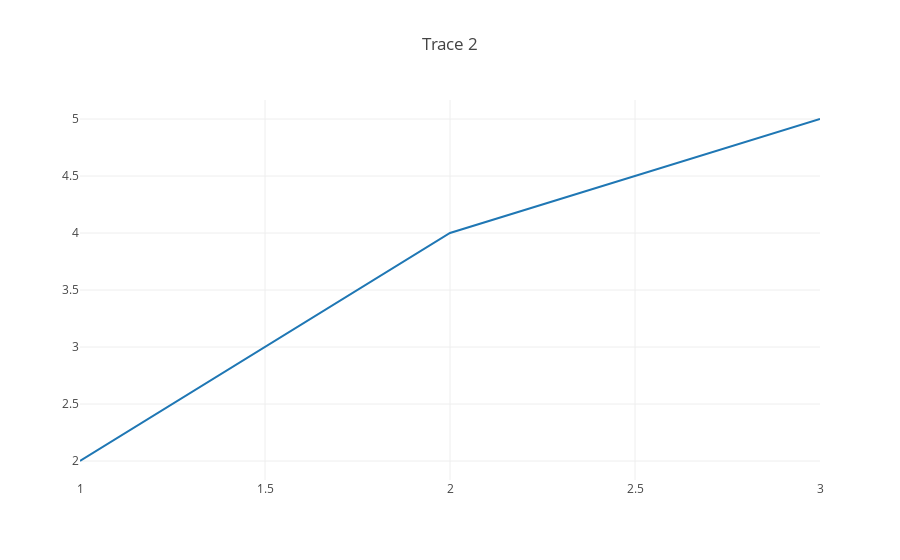

Here is the notebook cell this chart was saved with:
### Code cell
trace2 = trace_values([1, 2, 3], [2, 4, 5], 'lines', 'line trace')
trace2_figure = {'data': [trace2], 'layout': {'title': 'Trace 2'}}
plot(trace2_figure)

### Figure 1 — Plotly figure (JSON) as saved in the notebook; plotly's stock layout.template omitted (floating-point values rounded to 4 significant figures)
{"data": [{"mode": "lines", "name": "line trace", "type": "scatter", "uid": "177831a8-d561-11e8-aba9-34159e1c7ef8", "x": [1, 2, 3], "y": [2, 4, 5]}], "layout": {"title": "Trace 2"}}
